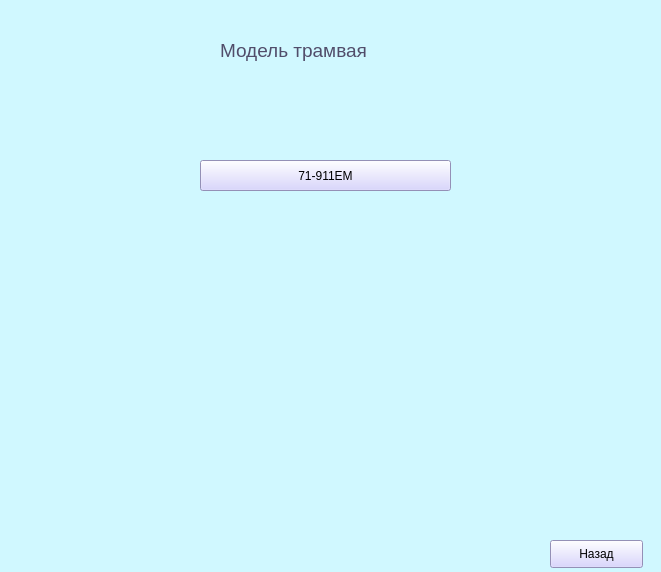
<?xml version="1.0" encoding="UTF-8"?>
<ui version="4.0">
 <class>MainWindow2</class>
 <widget class="QMainWindow" name="MainWindow2">
  <property name="geometry">
   <rect>
    <x>0</x>
    <y>0</y>
    <width>661</width>
    <height>572</height>
   </rect>
  </property>
  <property name="windowTitle">
   <string>схема</string>
  </property>
  <property name="styleSheet">
   <string notr="true">background-color: rgb(208, 248, 255)</string>
  </property>
  <widget class="QWidget" name="centralwidget">
   <widget class="QLabel" name="label">
    <property name="geometry">
     <rect>
      <x>220</x>
      <y>0</y>
      <width>221</width>
      <height>101</height>
     </rect>
    </property>
    <property name="text">
     <string>&lt;html&gt;&lt;head/&gt;&lt;body&gt;&lt;p&gt;&lt;span style=&quot; font-size:14pt; color:#514d6a;&quot;&gt;Модель трамвая&lt;/span&gt;&lt;/p&gt;&lt;/body&gt;&lt;/html&gt;</string>
    </property>
   </widget>
   <widget class="QPushButton" name="pushButton">
    <property name="geometry">
     <rect>
      <x>200</x>
      <y>160</y>
      <width>251</width>
      <height>31</height>
     </rect>
    </property>
    <property name="styleSheet">
     <string notr="true">background-color: rgb(207, 202, 255);</string>
    </property>
    <property name="text">
     <string>71-911ЕМ</string>
    </property>
   </widget>
   <widget class="QPushButton" name="pushButton_2">
    <property name="geometry">
     <rect>
      <x>550</x>
      <y>540</y>
      <width>93</width>
      <height>28</height>
     </rect>
    </property>
    <property name="styleSheet">
     <string notr="true">background-color: rgb(207, 202, 255);</string>
    </property>
    <property name="text">
     <string>Назад</string>
    </property>
   </widget>
  </widget>
 </widget>
 <resources/>
 <connections/>
</ui>
